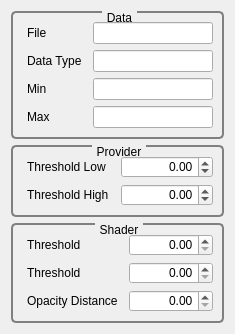
<?xml version="1.0" encoding="UTF-8"?>
<ui version="4.0">
 <class>GvtQCustomEditor</class>
 <widget class="QWidget" name="GvtQCustomEditor">
  <property name="geometry">
   <rect>
    <x>0</x>
    <y>0</y>
    <width>216</width>
    <height>331</height>
   </rect>
  </property>
  <property name="windowTitle">
   <string>Custom Editor</string>
  </property>
  <property name="styleSheet">
   <string>QGroupBox
{
     background-color: qlineargradient(x1: 0, y1: 0, x2: 0, y2: 1,
                                       stop: 0 #E0E0E0, stop: 1 #FFFFFF);
     border: 2px solid gray;
     border-radius: 5px;
     margin-top: 1ex; /* leave space at the top for the title */
 }

 QGroupBox::title
{
	 subcontrol-origin: margin;
     subcontrol-position: top center; /* position at the top center */
     padding: 0 3px;
     background-color: qlineargradient(x1: 0, y1: 0, x2: 0, y2: 1,
                                       stop: 0 #FFOECE, stop: 1 #FFFFFF);
 }

QLabel
{
	border-radius: 4px;
	padding: 2px;
 }
</string>
  </property>
  <layout class="QVBoxLayout" name="verticalLayout">
   <item>
    <widget class="QGroupBox" name="groupBox">
     <property name="title">
      <string>Data</string>
     </property>
     <layout class="QGridLayout" name="gridLayout_2">
      <item row="0" column="0">
       <widget class="QLabel" name="label_3">
        <property name="text">
         <string>File</string>
        </property>
       </widget>
      </item>
      <item row="0" column="1">
       <widget class="QLineEdit" name="_filenameLineEdit">
        <property name="alignment">
         <set>Qt::AlignRight|Qt::AlignTrailing|Qt::AlignVCenter</set>
        </property>
        <property name="readOnly">
         <bool>true</bool>
        </property>
       </widget>
      </item>
      <item row="1" column="0">
       <widget class="QLabel" name="label_4">
        <property name="text">
         <string>Data Type</string>
        </property>
       </widget>
      </item>
      <item row="1" column="1">
       <widget class="QLineEdit" name="_dataTypeLineEdit">
        <property name="alignment">
         <set>Qt::AlignRight|Qt::AlignTrailing|Qt::AlignVCenter</set>
        </property>
       </widget>
      </item>
      <item row="2" column="0">
       <widget class="QLabel" name="label">
        <property name="text">
         <string>Min</string>
        </property>
       </widget>
      </item>
      <item row="2" column="1">
       <widget class="QLineEdit" name="_minDataValueLineEdit">
        <property name="alignment">
         <set>Qt::AlignRight|Qt::AlignTrailing|Qt::AlignVCenter</set>
        </property>
        <property name="readOnly">
         <bool>true</bool>
        </property>
       </widget>
      </item>
      <item row="3" column="0">
       <widget class="QLabel" name="label_2">
        <property name="text">
         <string>Max</string>
        </property>
       </widget>
      </item>
      <item row="3" column="1">
       <widget class="QLineEdit" name="_maxDataValueLineEdit">
        <property name="alignment">
         <set>Qt::AlignRight|Qt::AlignTrailing|Qt::AlignVCenter</set>
        </property>
        <property name="readOnly">
         <bool>true</bool>
        </property>
       </widget>
      </item>
     </layout>
    </widget>
   </item>
   <item>
    <widget class="QGroupBox" name="groupBox_4">
     <property name="title">
      <string>Provider</string>
     </property>
     <layout class="QGridLayout" name="gridLayout">
      <item row="1" column="0">
       <widget class="QLabel" name="label_9">
        <property name="toolTip">
         <string>Scalar value used when streaming data from Host.
It can be used to optimize the internal data structure by flagging nodes as empty.</string>
        </property>
        <property name="text">
         <string>Threshold Low</string>
        </property>
       </widget>
      </item>
      <item row="1" column="1">
       <widget class="QDoubleSpinBox" name="_producerThresholdDoubleSpinBoxLow">
        <property name="toolTip">
         <string>Scalar value used when streaming data from Host.
It can be used to optimize the internal data structure by flagging nodes as empty.</string>
        </property>
        <property name="alignment">
         <set>Qt::AlignRight|Qt::AlignTrailing|Qt::AlignVCenter</set>
        </property>
        <property name="minimum">
         <double>-1000000.000000000000000</double>
        </property>
        <property name="maximum">
         <double>1000000.000000000000000</double>
        </property>
        <property name="singleStep">
         <double>1.000000000000000</double>
        </property>
       </widget>
      </item>
      <item row="3" column="1">
       <widget class="QDoubleSpinBox" name="_producerThresholdDoubleSpinBoxHigh">
        <property name="toolTip">
         <string>Scalar value used when streaming data from Host.
It can be used to optimize the internal data structure by flagging nodes as empty.</string>
        </property>
        <property name="alignment">
         <set>Qt::AlignRight|Qt::AlignTrailing|Qt::AlignVCenter</set>
        </property>
        <property name="minimum">
         <double>-1000000.000000000000000</double>
        </property>
        <property name="maximum">
         <double>1000000.000000000000000</double>
        </property>
        <property name="singleStep">
         <double>1.000000000000000</double>
        </property>
       </widget>
      </item>
      <item row="3" column="0">
       <widget class="QLabel" name="label_8">
        <property name="text">
         <string>Threshold High</string>
        </property>
       </widget>
      </item>
     </layout>
    </widget>
   </item>
   <item>
    <widget class="QGroupBox" name="groupBox_3">
     <property name="title">
      <string>Shader</string>
     </property>
     <layout class="QGridLayout" name="gridLayout">
      <item row="1" column="0">
       <widget class="QLabel" name="label_9">
        <property name="toolTip">
         <string>Scalar value used when rendering bricks of voxels.
It ranges from 0 to 1.</string>
        </property>
        <property name="text">
         <string>Threshold</string>
        </property>
       </widget>
      </item>
      <item row="1" column="1">
       <widget class="QDoubleSpinBox" name="_shaderThresholdDoubleSpinBoxLow">
        <property name="toolTip">
         <string>Scalar value used when rendering bricks of voxels.
It ranges from 0 to 1.</string>
        </property>
        <property name="alignment">
         <set>Qt::AlignRight|Qt::AlignTrailing|Qt::AlignVCenter</set>
        </property>
         <property name="minimum">
         <double>0.0</double>
        </property>
        <property name="maximum">
         <double>1000.0</double>
        </property>
        <property name="singleStep">
         <double>1.0</double>
        </property>
       </widget>
      </item>
      <item row="2" column="0">
       <widget class="QLabel" name="label_9">
        <property name="toolTip">
         <string>Scalar value used when rendering bricks of voxels.
It ranges from 0 to 1.</string>
        </property>
        <property name="text">
         <string>Threshold</string>
        </property>
       </widget>
      </item>
      <item row="2" column="1">
       <widget class="QDoubleSpinBox" name="_shaderThresholdDoubleSpinBoxHigh">
        <property name="toolTip">
         <string>Scalar value used when rendering bricks of voxels.
It ranges from 0 to 1.</string>
        </property>
        <property name="alignment">
         <set>Qt::AlignRight|Qt::AlignTrailing|Qt::AlignVCenter</set>
        </property>
        <property name="minimum">
         <double>0.0</double>
        </property>
        <property name="maximum">
         <double>1000.0</double>
        </property>
        <property name="singleStep">
         <double>1.0</double>
        </property>
       </widget>
      </item>
      <item row="3" column="1">
       <widget class="QDoubleSpinBox" name="_shaderFullOpacityDistanceDoubleSpinBox">
        <property name="alignment">
         <set>Qt::AlignRight|Qt::AlignTrailing|Qt::AlignVCenter</set>
        </property>
        <property name="decimals">
         <number>2</number>
        </property>
        <property name="minimum">
         <double>0.000000000000000</double>
        </property>
        <property name="maximum">
         <double>1000000.000000000000000</double>
        </property>
        <property name="singleStep">
         <double>10.000000000000000</double>
        </property>
       </widget>
      </item>
      <item row="3" column="0">
       <widget class="QLabel" name="label_8">
        <property name="text">
         <string>Opacity Distance</string>
        </property>
       </widget>
      </item>
     </layout>
    </widget>
   </item>
   <item>
    <spacer name="verticalSpacer">
     <property name="orientation">
      <enum>Qt::Vertical</enum>
     </property>
     <property name="sizeHint" stdset="0">
      <size>
       <width>20</width>
       <height>122</height>
      </size>
     </property>
    </spacer>
   </item>
  </layout>
 </widget>
 <resources/>
 <connections/>
</ui>
